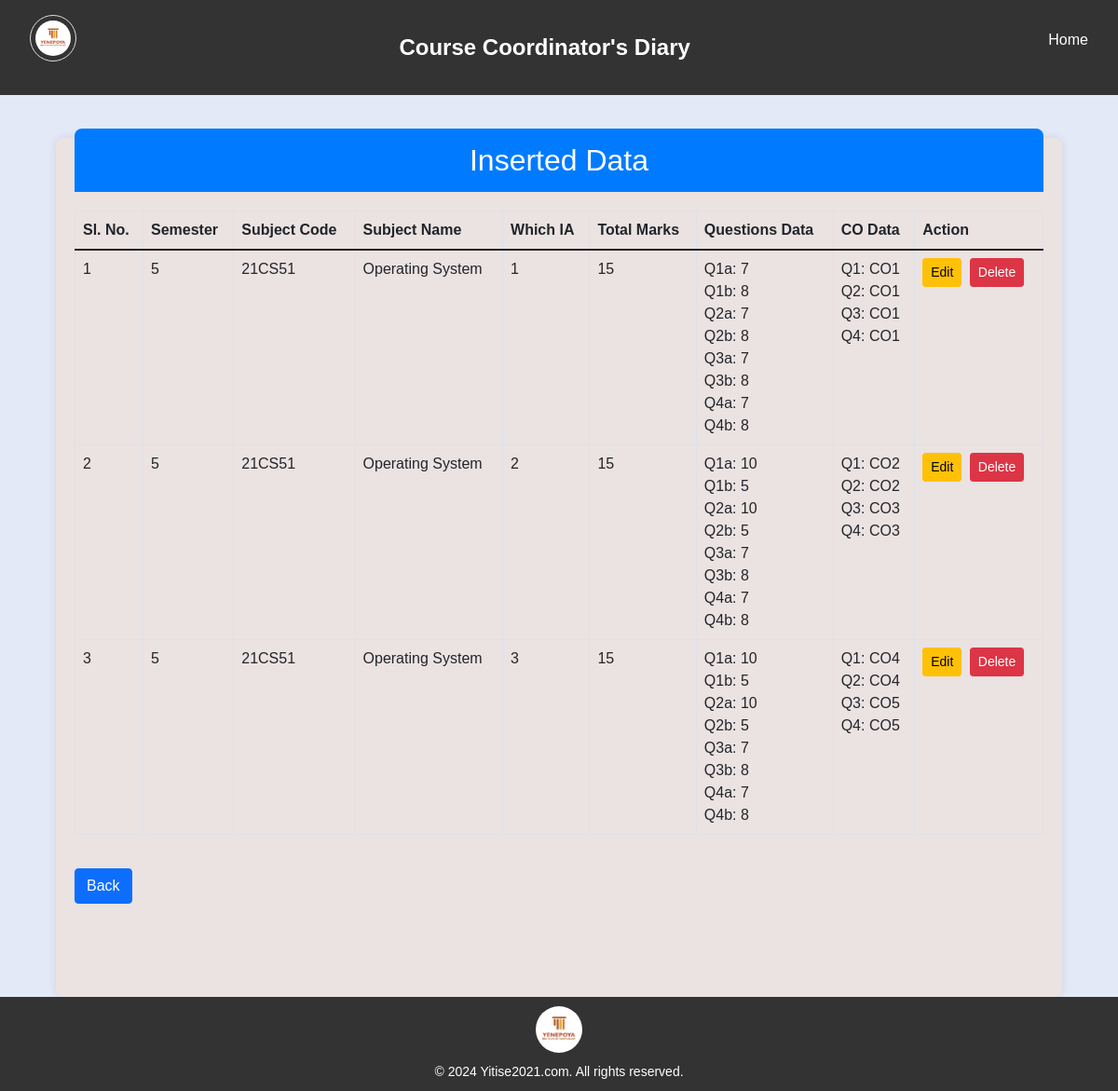
/view_qp_split_data.php, run on the app's committed database.
### tables this page shows
CREATE TABLE `qp_split_up` (
  `id` int(11) NOT NULL,
  `semester` int(11) DEFAULT NULL,
  `sub_code` varchar(20) DEFAULT NULL,
  `sub_name` varchar(100) DEFAULT NULL,
  `which_ia` int(11) DEFAULT NULL,
  `total_marks` int(11) DEFAULT NULL,
  `co_data` text DEFAULT NULL,
  `co_totals` longtext NOT NULL CHECK (json_valid(`co_totals`)),
  `questions_data` text DEFAULT NULL,
  `created_at` timestamp NOT NULL DEFAULT current_timestamp()
);

### view_qp_split_data.php (the view, shortened to what this page needs)
<?php
include('connection/dbconfig.php');
$query = "SELECT * FROM qp_split_up";
$result = mysqli_query($conn, $query);
?>
<!DOCTYPE html>
<html lang="en">
<head>
    <link href="https://cdn.jsdelivr.net/npm/bootstrap@5.1.3/dist/css/bootstrap.min.css" rel="stylesheet">
    <link rel="stylesheet" href="style/styles.css">
</head>
<body>
<header class="header">
    <nav class="nav">
        <div class="logo-container">
  <img src="image/logo.png" alt="Logo" class="logo-image">
        </div>
        <div class="logo">Course Coordinator's Diary</div>
        <ul class="nav-links">
            <li><a href="home.php">Home</a></li>
        </ul>
    </nav>
</header><br><br>
    <div class="container">
            <h2>Inserted Data</h2>
        <div class="table-responsive">
            <table class="table table-bordered" border="px solid black">
                <thead border="2px">
                    <tr>
                        <th>Sl. No.</th>
                        <th>Semester</th>
                        <th>Subject Code</th>
                        <th>Subject Name</th>
                        <th>Which IA</th>
                        <th>Total Marks</th>
                        <th>Questions Data</th>
                        <th>CO Data</th>
                        <th>Action</th>
                    </tr>
                </thead>
                <tbody>
                    <?php
                    if (mysqli_num_rows($result) > 0) {
                        $sl_no = 1;
                        while($row = mysqli_fetch_assoc($result)) {
                            $questions_data = json_decode($row['questions_data'], true);
                            $formatted_questions_data = '';
                            if (json_last_error() === JSON_ERROR_NONE && is_array($questions_data)) {
                                foreach ($questions_data as $key => $value) {
                                    $formatted_questions_data .= htmlspecialchars("{$key}: {$value}"). "<br>";
                                }
                            } else {
                                $formatted_questions_data = htmlspecialchars($row['questions_data']);
                            }
                            $co_data = json_decode($row['co_data'], true);
                            $formatted_co_data = '';
                            if (json_last_error() === JSON_ERROR_NONE && is_array($co_data)) {
                                foreach ($co_data as $key => $value) {
                                    $formatted_co_data .= htmlspecialchars("{$key}: {$value}"). "<br>";
                                }
                            } else {
                                $formatted_co_data = htmlspecialchars($row['co_data']);
                            }
                            echo "<tr>
                                <td>". htmlspecialchars($sl_no). "</td>
                                <td>". htmlspecialchars($row['semester']). "</td>
                                <td>". htmlspecialchars($row['sub_code']). "</td>
                                <td>". htmlspecialchars($row['sub_name']). "</td>
                                <td>". htmlspecialchars($row['which_ia']). "</td>
                                <td>". htmlspecialchars($row['total_marks']). "</td>
                                <td>{$formatted_questions_data}</td>
                                <td>{$formatted_co_data}</td>
                                <td>
                                    <a href='edit_qp_split_data.php?id={$row['id']}' class='btn btn-warning btn-sm me-1'>Edit</a>
                                    <a href='delete_qp_split_data.php?id={$row['id']}' class='btn btn-danger btn-sm' onclick='return confirm(\"Are you sure you want to delete this record?\");'>Delete</a>
                                </td>
                            </tr>";
                            $sl_no++;
                        }
                    } else {
                        echo "<tr><td colspan='9'>No records found.</td></tr>";
                    }
                    ?>
                </tbody>
            </table>
        </div>
        <a href="qp_split_up.php" class="btn btn-primary">Back</a>
    </div>
    <footer>
    <img src="image/logo.png" alt="Logo" class="footer-logo">
    <p>&copy; 2024 Yitise2021.com. All rights reserved.</p>
</footer>
</body>
</html>

### style/styles.css (style rules this page uses)
* { margin: 0; padding: 0; box-sizing: border-box; }
body { font-family: Arial, sans-serif; margin: 0; padding: 0; background: #e4e9f7; background-size: 400% 400%; animation: gradientBackground 15s ease infinite; display: flex; flex-direction: column; min-height: 100vh; }
.header { background: #333; color: #fff; padding: 1rem 0; text-align: center; position: fixed; width: 100%; top: 0; z-index: 1000; }
.container { max-width: 90%; margin: 100px auto 0; background-color: rgb(235, 226, 226); padding: 20px; flex: 1; padding-bottom: 100px; border-radius: 8px; box-shadow: 0 0 10px rgba(0, 0, 0, 0.1); }
.logo-container { text-align: center; margin-bottom: 20px; }
.logo-image { width: 50px; height: 50px; border-radius: 50%; border: 1px solid #ddd; padding: 5px; }
.logo { font-size: 18px; font-weight: bold; margin-left: 10px; }
.nav { display: flex; justify-content: space-between; align-items: center; max-width: 1200px; margin: 0 auto; padding: 0 2rem; }
.logo { font-size: 1.5rem; font-weight: bold; }
.nav-links { list-style: none; }
.nav-links li { display: inline; margin-left: 1rem; }
.nav-links a { color: #fff; text-decoration: none; font-size: 1rem; transition: color 0.3s ease; }
footer { bottom: 0; width: 100%; text-align: center; padding: 20px; background-color: #333; color: white; display: flex; flex-direction: column; align-items: center; padding: 10px; }
.footer-logo { width: 50px; height: 50px; border-radius: 50%; margin-bottom: 10px; }
footer p { margin: 0; font-size: 14px; color: white; }
h1, h2 { text-align: center; }
h2 { background-color: #007bff; color: #fff; text-align: center; padding: 15px; border-top-left-radius: 8px; border-top-right-radius: 8px; margin-top: -30px; margin-bottom: 20px; position: relative; }

### view_qp_split_data.php (style rules this page uses)
.table-responsive { margin-bottom: 20px; }

### data on the page
qp_split_up: semester "5", sub_code "21CS51", sub_name "Operating System", which_ia "1", total_marks "15", questions_data "Q1a: 7", questions_data "Q1b: 8", questions_data "Q2a: 7", questions_data "Q2b: 8", questions_data "Q3a: 7", questions_data "Q3b: 8", questions_data "Q4a: 7", questions_data "Q4b: 8", co_data "Q1: CO1", co_data "Q2: CO1", co_data "Q3: CO1", co_data "Q4: CO1"
qp_split_up: semester "5", sub_code "21CS51", sub_name "Operating System", which_ia "2", total_marks "15", questions_data "Q1a: 10", questions_data "Q1b: 5", questions_data "Q2a: 10", questions_data "Q2b: 5", questions_data "Q3a: 7", questions_data "Q3b: 8", questions_data "Q4a: 7", questions_data "Q4b: 8", co_data "Q1: CO2", co_data "Q2: CO2", co_data "Q3: CO3", co_data "Q4: CO3"
qp_split_up: semester "5", sub_code "21CS51", sub_name "Operating System", which_ia "3", total_marks "15", questions_data "Q1a: 10", questions_data "Q1b: 5", questions_data "Q2a: 10", questions_data "Q2b: 5", questions_data "Q3a: 7", questions_data "Q3b: 8", questions_data "Q4a: 7", questions_data "Q4b: 8", co_data "Q1: CO4", co_data "Q2: CO4", co_data "Q3: CO5", co_data "Q4: CO5"
